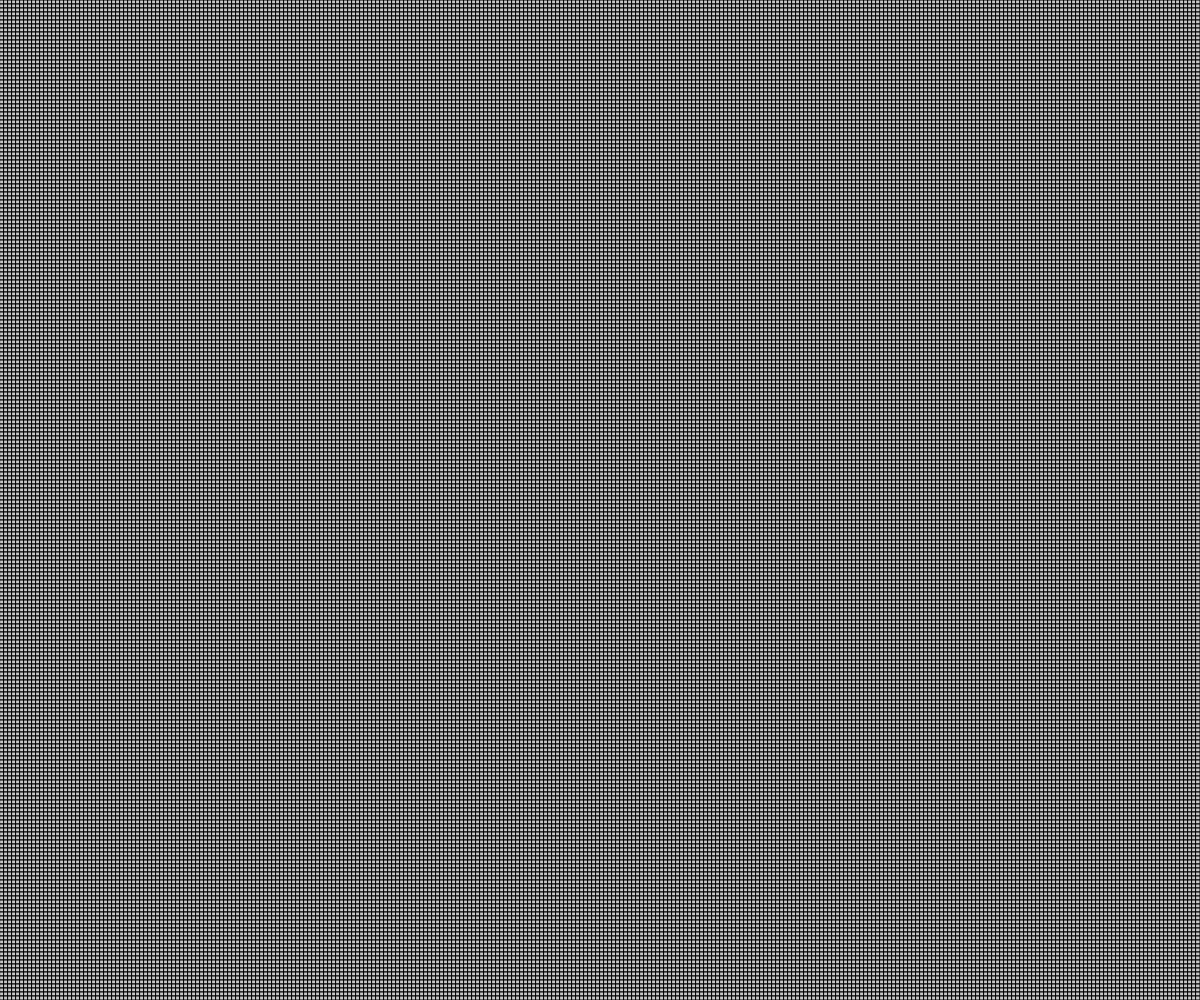
Frame 1 (no input)
Frame 60 (no input): identical to frame 1, image omitted
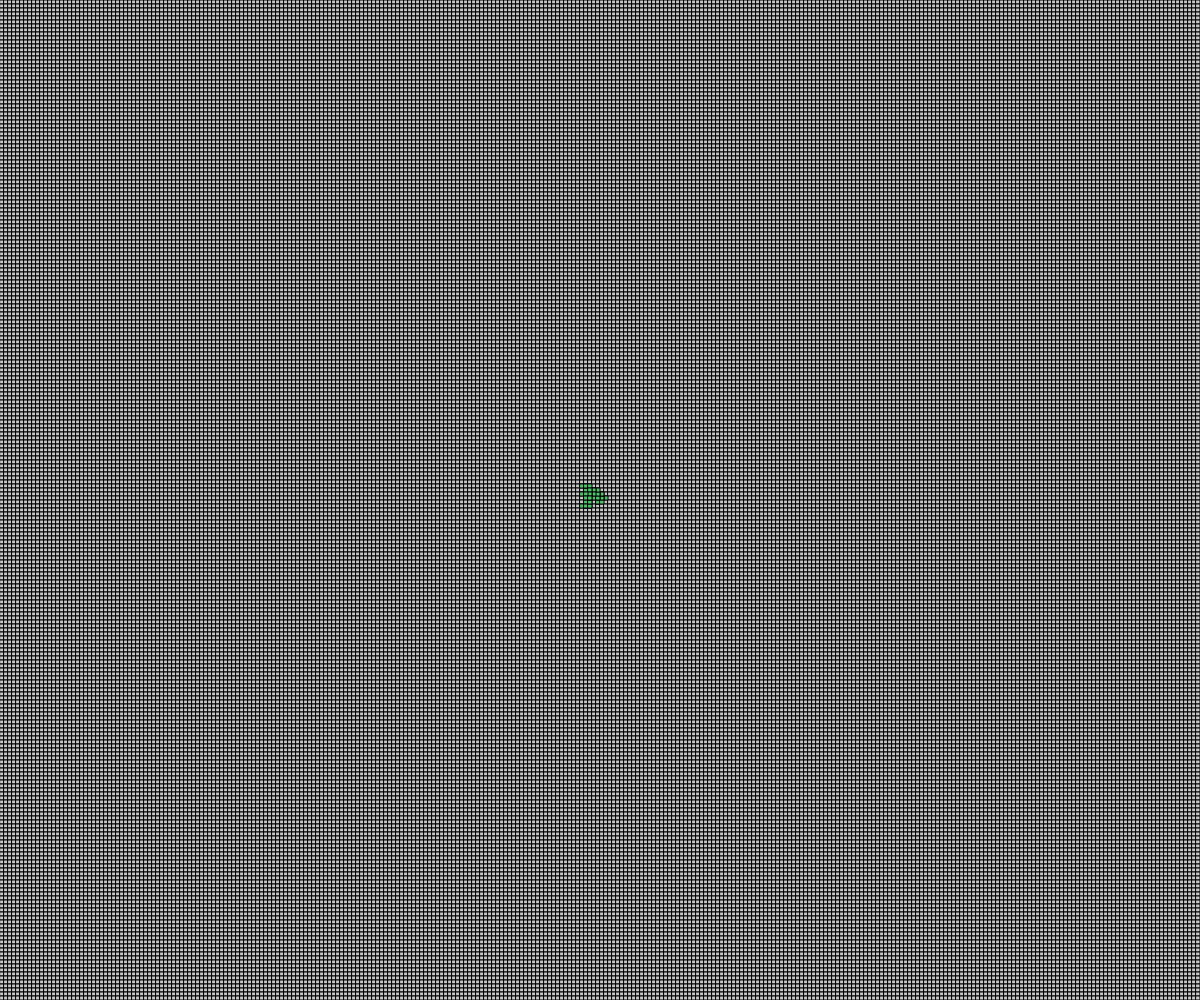
Frame 120 (the mouse pressed at the canvas centre since frame 60)

The p5.js sketch that drew these frames (run headless with seeded random() and noise() and a simulated clock; from frame 60 on, the mouse is pressed at the canvas centre):

// p5.js sketch
// ── sketch.js
// Sandbox 2
// Andrew Chen
// 10/4/2023
//
// Extra for Experts:
// - describe what you did to take this project "above and beyond"

let snakeArray = [];
let pixelSize = 4;

function setup() {
  createCanvas(windowWidth, windowHeight);
  drawMap();
}

function draw() {
  displaySnake();
  calcSnake();
}

function drawMap(){
  for(let x = 0; x < windowWidth / pixelSize; x++) {
    for(let y = 0; y < windowHeight / pixelSize; y++) {
      fill(200);
      rect(x * pixelSize, y * pixelSize, 4, 4);
    }
  }
}

function mousePressed() {
  spawnSnake();
}

function spawnSnake(){
  let rng = random();
  let snake;
  if(rng < 0.8) {
    snake = {
      x: windowHeight / 2,
      y: windowWidth / 2,
      s: 4,
      color: color(random(30, 255), random(30, 255), random(30, 255)),
    };
  }
  else{
    snake = {
      x: windowHeight / 2,
      y: windowWidth / 2,
      s: 64,
      color: color(5),
    };
  }
  snake.x = mouseX;
  snake.y = mouseY;
  snakeArray.push(snake);
}

function displaySnake() {
  for (let i = 0; i < snakeArray.length; i++) {
    let snake = snakeArray[i];
    let rng = random();
    fill(snake.color);
    stroke(snake.color - 15);
    if (rng < 0.25) {
      snake.x += snake.s;
    }
    else if (rng < 0.5) {
      snake.x -= snake.s;
    }
    else if (rng < 0.75) {
      snake.y += snake.s;
    }
    else {
      snake.y -= snake.s;
    }

    rect(snake.x % windowWidth, snake.y % windowHeight, snake.s, snake.s);
  }
}

function calcSnake(){
  for (let snake in snakeArray) {
    for (let othersnake in snakeArray) {
      let xdif = abs(snake.x - othersnake.x);
      let ydif = abs(snake.y - othersnake.y);
      if (xdif < 1000 || ydif < 1000){
        spawnSnake();
      }
    }
  }
}
